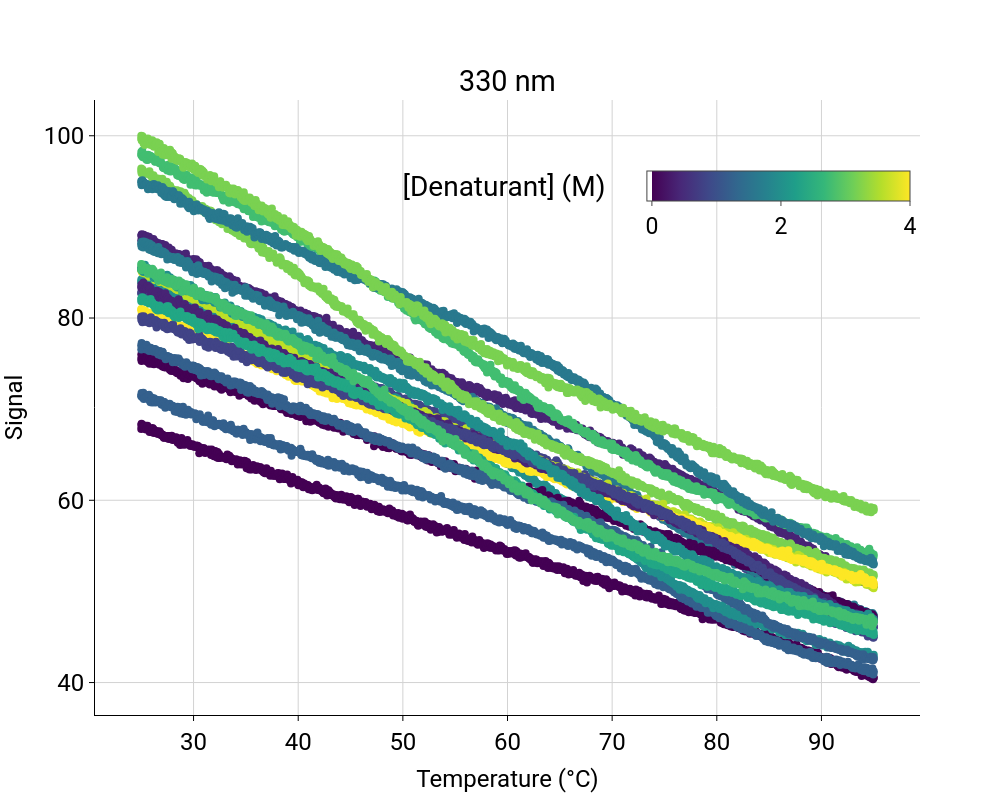

This figure's notebook cell:
### Code cell
INDEX = 14
NAME = "P2A" # Name used in the manuscript

# creating a Sample object for the storage and processing of the DSF data
sample = Monomer()

# reading the data
sample.read_file(f'../../data/retiter3_P2B_P2A.xlsx')

sample.set_denaturant_concentrations()

# Selecting conditions
sample.set_signal(['330 nm'])#, '350 nm'])

conditions = [True]*48
# Index of the curves to be excluded from the analysis, starting from 1
outliers_or_other_data = ["1-22","29","43","44"] 

conditions = set_condition_indexes_to_false(conditions,outliers_or_other_data)

#using all curves except the curve without denaturant as in the paper
sample.select_conditions(conditions,normalise_to_global_max=True)

plot_config = PlotConfig()
plot_config.font_size = 24

legend_config = LegendConfig()
legend_config.color_bar_orientation = "h"
legend_config.color_bar_length = 0.6
legend_config.color_bar_x_pos = 0.7
legend_config.color_bar_y_pos = 0.9

#Plotting the selected signals against the temperature
fig = plot_unfolding(sample,plot_config=plot_config,legend_config=legend_config)
#display_figure_static(fig,height=800, width=1000)
fig.show()

### Figure 1 — Plotly figure (JSON) as saved in the notebook; plotly's stock layout.template omitted (floating-point values rounded to 4 significant figures; data arrays with more than 128 entries replaced by an {"elided": "..."} marker saying what was removed)
{"data": [{"marker": {"color": "#440154", "size": 8}, "mode": "markers", "name": "0.00 M", "showlegend": false, "type": "scatter", "x": {"elided": "980 float values"}, "xaxis": "x", "y": {"elided": "980 float values"}, "yaxis": "y"}, {"marker": {"color": "#482475", "size": 8}, "mode": "markers", "name": "0.40 M", "showlegend": false, "type": "scatter", "x": {"elided": "980 float values"}, "xaxis": "x", "y": {"elided": "980 float values"}, "yaxis": "y"}, {"marker": {"color": "#414487", "size": 8}, "mode": "markers", "name": "0.80 M", "showlegend": false, "type": "scatter", "x": {"elided": "980 float values"}, "xaxis": "x", "y": {"elided": "980 float values"}, "yaxis": "y"}, {"marker": {"color": "#34608d", "size": 8}, "mode": "markers", "name": "1.20 M", "showlegend": false, "type": "scatter", "x": {"elided": "980 float values"}, "xaxis": "x", "y": {"elided": "980 float values"}, "yaxis": "y"}, {"marker": {"color": "#29798e", "size": 8}, "mode": "markers", "name": "1.60 M", "showlegend": false, "type": "scatter", "x": {"elided": "980 float values"}, "xaxis": "x", "y": {"elided": "980 float values"}, "yaxis": "y"}, {"marker": {"color": "#218f8d", "size": 8}, "mode": "markers", "name": "2.00 M", "showlegend": false, "type": "scatter", "x": {"elided": "980 float values"}, "xaxis": "x", "y": {"elided": "980 float values"}, "yaxis": "y"}, {"marker": {"color": "#42be71", "size": 8}, "mode": "markers", "name": "2.80 M", "showlegend": false, "type": "scatter", "x": {"elided": "980 float values"}, "xaxis": "x", "y": {"elided": "980 float values"}, "yaxis": "y"}, {"marker": {"color": "#7ad151", "size": 8}, "mode": "markers", "name": "3.20 M", "showlegend": false, "type": "scatter", "x": {"elided": "980 float values"}, "xaxis": "x", "y": {"elided": "980 float values"}, "yaxis": "y"}, {"marker": {"color": "#bddf26", "size": 8}, "mode": "markers", "name": "3.60 M", "showlegend": false, "type": "scatter", "x": {"elided": "980 float values"}, "xaxis": "x", "y": {"elided": "980 float values"}, "yaxis": "y"}, {"marker": {"color": "#fde725", "size": 8}, "mode": "markers", "name": "4.00 M", "showlegend": false, "type": "scatter", "x": {"elided": "980 float values"}, "xaxis": "x", "y": {"elided": "980 float values"}, "yaxis": "y"}, {"marker": {"color": "#440154", "size": 8}, "mode": "markers", "name": "0.00 M", "showlegend": false, "type": "scatter", "x": {"elided": "980 float values"}, "xaxis": "x", "y": {"elided": "980 float values"}, "yaxis": "y"}, {"marker": {"color": "#482475", "size": 8}, "mode": "markers", "name": "0.40 M", "showlegend": false, "type": "scatter", "x": {"elided": "980 float values"}, "xaxis": "x", "y": {"elided": "980 float values"}, "yaxis": "y"}, {"marker": {"color": "#414487", "size": 8}, "mode": "markers", "name": "0.80 M", "showlegend": false, "type": "scatter", "x": {"elided": "980 float values"}, "xaxis": "x", "y": {"elided": "980 float values"}, "yaxis": "y"}, {"marker": {"color": "#34608d", "size": 8}, "mode": "markers", "name": "1.20 M", "showlegend": false, "type": "scatter", "x": {"elided": "980 float values"}, "xaxis": "x", "y": {"elided": "980 float values"}, "yaxis": "y"}, {"marker": {"color": "#29798e", "size": 8}, "mode": "markers", "name": "1.60 M", "showlegend": false, "type": "scatter", "x": {"elided": "980 float values"}, "xaxis": "x", "y": {"elided": "980 float values"}, "yaxis": "y"}, {"marker": {"color": "#218f8d", "size": 8}, "mode": "markers", "name": "2.00 M", "showlegend": false, "type": "scatter", "x": {"elided": "980 float values"}, "xaxis": "x", "y": {"elided": "980 float values"}, "yaxis": "y"}, {"marker": {"color": "#22a785", "size": 8}, "mode": "markers", "name": "2.40 M", "showlegend": false, "type": "scatter", "x": {"elided": "980 float values"}, "xaxis": "x", "y": {"elided": "980 float values"}, "yaxis": "y"}, {"marker": {"color": "#42be71", "size": 8}, "mode": "markers", "name": "2.80 M", "showlegend": false, "type": "scatter", "x": {"elided": "980 float values"}, "xaxis": "x", "y": {"elided": "980 float values"}, "yaxis": "y"}, {"marker": {"color": "#7ad151", "size": 8}, "mode": "markers", "name": "3.20 M", "showlegend": false, "type": "scatter", "x": {"elided": "980 float values"}, "xaxis": "x", "y": {"elided": "980 float values"}, "yaxis": "y"}, {"hoverinfo": "skip", "marker": {"cmax": 4.0, "cmin": 0.0, "colorbar": {"len": 0.6, "orientation": "h", "outlinewidth": 1, "tickfont": {"size": 23}, "ticks": "outside", "ticktext": ["0", "2", "4"], "tickvals": [0.0, 2.0, 4.0], "title": {"text": "[Denaturant] (M)"}, "x": 0.7, "xanchor": "center", "y": 0.9, "yanchor": "top"}, "colorscale": [[0.0, "#440154"], [0.1111, "#482878"], [0.2222, "#3e4989"], [0.3333, "#31688e"], [0.4444, "#26828e"], [0.5556, "#1f9e89"], [0.6667, "#35b779"], [0.7778, "#6ece58"], [0.8889, "#b5de2b"], [1.0, "#fde725"]]}, "mode": "markers", "showlegend": false, "type": "scatter", "x": [null], "xaxis": "x", "y": [null], "yaxis": "y"}], "layout": {"annotations": [{"font": {"size": 28.8}, "showarrow": false, "text": "330 nm", "x": 0.5, "xanchor": "center", "xref": "paper", "y": 1.0, "yanchor": "bottom", "yref": "paper"}], "font": {"color": "black", "family": "Roboto"}, "height": 800, "legend": {"font": {"size": 23}}, "paper_bgcolor": "white", "plot_bgcolor": "white", "width": 1000, "xaxis": {"anchor": "y", "domain": [0.0, 1.0], "gridcolor": "lightgray", "gridwidth": 1, "linecolor": "black", "linewidth": 1, "showgrid": true, "showline": true, "tickcolor": "black", "tickfont": {"size": 24}, "ticklen": 5, "ticks": "outside", "tickwidth": 1, "title": {"font": {"size": 24}, "text": "Temperature (°C)"}, "zeroline": false}, "yaxis": {"anchor": "x", "domain": [0.0, 1.0], "gridcolor": "lightgray", "gridwidth": 1, "linecolor": "black", "linewidth": 1, "nticks": 5, "showgrid": true, "showline": true, "tickcolor": "black", "tickfont": {"size": 24}, "ticklen": 5, "ticks": "outside", "tickwidth": 1, "title": {"font": {"size": 24}, "text": "Signal"}, "zeroline": false}}}
